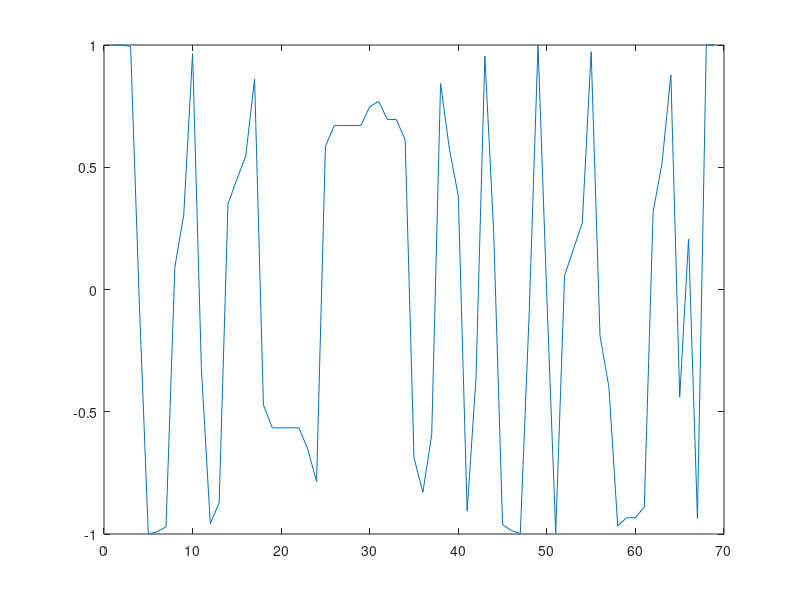
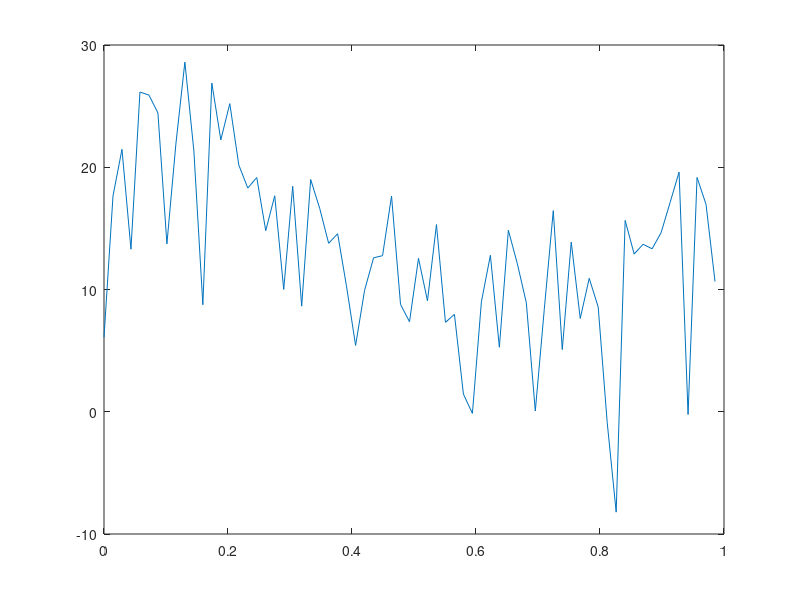

Write the MATLAB code that produced these figures, in order.
samps_per_sym = 1;

Nsyms = 200;

synch_train_seq =  [ ...
1 0 1 1 1 0 0 1 ...
0 1 1 0 0 0 1 0 ...
0 0 0 0 0 1 0 0 ... 
0 0 0 0 1 1 1 1 ...
0 0 1 0 1 1 0 1 ...
0 1 0 0 0 1 0 1 ...
0 1 1 1 0 1 1 0 ...
0 0 0 1 1 0 1 1 ];

nrz_data_raw = mod(synch_train_seq(2:end) + synch_train_seq(1:end-1),2);
%Nsyms = length(nrz_data_raw);

%nrz_data_raw = 1-2*randint(1,Nsyms);
%nrz_data_raw = ones(1,Nsyms);
%nrz_data_raw = [1     1     1    -1     1    -1    -1     1     1     1    -1    -1    -1     1    -1    -1    -1     1     1    -1];
msk_data_in = zeros(1,length(nrz_data_raw) * samps_per_sym);

for i=1:samps_per_sym,
    msk_data_in(i:samps_per_sym:end) = nrz_data_raw/samps_per_sym;
end

%msk_pulse = ones(1,samps_per_sym)/samps_per_sym;


gmsk_t = [-3:1/samps_per_sym:3];
T=1;
BT=0.3;
d=sqrt(log(2))/(2*pi*BT);
gmsk_pulse = exp(-gmsk_t.^2/(2*d^2*T^2))/(sqrt(2*pi)*d*T) / samps_per_sym; 


integrated_data = cumsum(msk_data_in)*pi/2;

%filtered_data = conv(msk_data_in, gmsk_pulse);

%filtered_data = filtered_data(floor(length(gmsk_pulse)/2):floor(length(gmsk_pulse)/2)+length(msk_data_in));


filtered_data = conv(integrated_data,gmsk_pulse);

baseband_data = exp(j*filtered_data);


figure(1)

plot([1:length(baseband_data)], real(baseband_data))%, [1:length(baseband_data)], imag(baseband_data));

figure(2)

%plot([1:length(filtered_data)], filtered_data, [1:length(filtered_data)], phase_data);

sampled_data = baseband_data(3:samps_per_sym:end);


%baseband_data = resample(baseband_data,10,1);
figure(3)

plot([0:length(baseband_data)-1]/length(baseband_data)*samps_per_sym, 10*log10(abs(fft(baseband_data)).^2))
